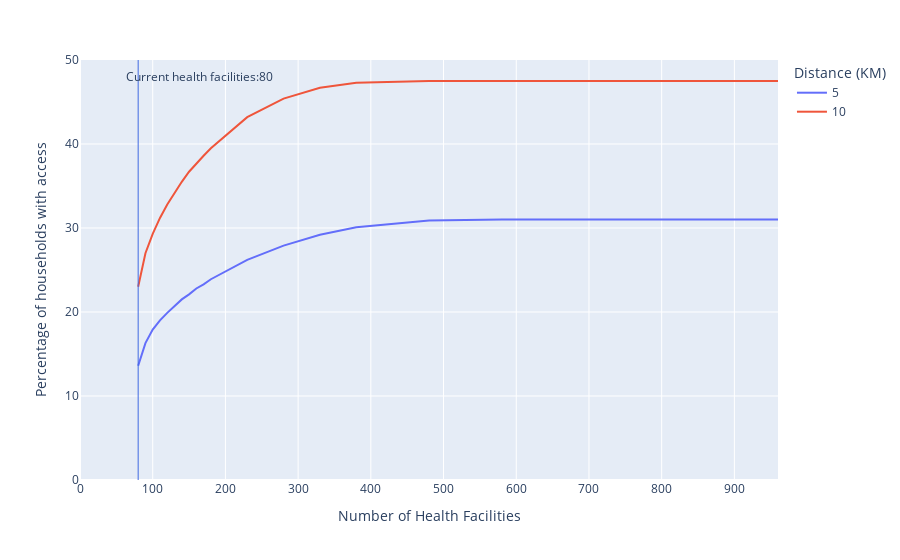

Source (notebook cell):
### Code cell
fig = px.line(df_combined_output.sort_values(by=['km','number_of_hospitals']),
              x='number_of_hospitals',y='%',color='km',
              labels={
                     "number_of_hospitals": "Number of Health Facilities",
                     "%": "Percentage of households with access",
                     "km": "Distance (KM)"
                 })
fig.update_xaxes(range=[0, 960])
fig.update_yaxes(range=[0, 50])

fig.add_annotation(x=165, y=48,
            text="Current health facilities:"+str(len(current_hospitals)),
            showarrow=False,
            arrowhead=1)

fig.add_shape(type="line",
    x0=len(current_hospitals), y0=0, x1=len(current_hospitals), y1=50,
    line=dict(color="RoyalBlue",width=1)
)

fig

### Figure 1 — Plotly figure (JSON) as saved in the notebook; plotly's stock layout.template omitted (floating-point values rounded to 4 significant figures)
{"data": [{"hovertemplate": "Distance (KM)=5<br>Number of Health Facilities=%{x}<br>Percentage of households with access=%{y}<extra></extra>", "legendgroup": "5", "line": {"color": "#636efa", "dash": "solid"}, "mode": "lines", "name": "5", "orientation": "v", "showlegend": true, "type": "scatter", "x": [80, 90, 100, 110, 120, 130, 140, 150, 160, 170, 180, 230, 280, 330, 380, 480, 580, 830, 1080], "xaxis": "x", "y": [13.6, 16.3, 17.9, 19, 19.9, 20.7, 21.5, 22.1, 22.8, 23.3, 23.9, 26.2, 27.9, 29.2, 30.1, 30.9, 31, 31, 31], "yaxis": "y"}, {"hovertemplate": "Distance (KM)=10<br>Number of Health Facilities=%{x}<br>Percentage of households with access=%{y}<extra></extra>", "legendgroup": "10", "line": {"color": "#EF553B", "dash": "solid"}, "mode": "lines", "name": "10", "orientation": "v", "showlegend": true, "type": "scatter", "x": [80, 90, 100, 110, 120, 130, 140, 150, 160, 170, 180, 230, 280, 330, 380, 480, 580, 830, 1080], "xaxis": "x", "y": [23, 27, 29.3, 31.2, 32.8, 34.2, 35.5, 36.7, 37.7, 38.6, 39.5, 43.2, 45.4, 46.7, 47.3, 47.5, 47.5, 47.5, 47.5], "yaxis": "y"}], "layout": {"annotations": [{"arrowhead": 1, "showarrow": false, "text": "Current health facilities:80", "x": 165, "y": 48}], "legend": {"title": {"text": "Distance (KM)"}, "tracegroupgap": 0}, "margin": {"t": 60}, "shapes": [{"line": {"color": "RoyalBlue", "width": 1}, "type": "line", "x0": 80, "x1": 80, "y0": 0, "y1": 50}], "xaxis": {"anchor": "y", "domain": [0, 1], "range": [0, 960], "title": {"text": "Number of Health Facilities"}}, "yaxis": {"anchor": "x", "domain": [0, 1], "range": [0, 50], "title": {"text": "Percentage of households with access"}}}}
